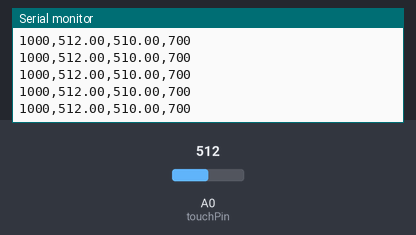
A sketch run on a simulated Arduino Uno, built with avr-gcc and run on an emulated ATmega328P. On the bench: the last lines printed to the serial monitor. The inputs (shaded band) are chosen by the test bench; at power-on: A0 (touchPin) = 512.

Above: at 1.2 s.
1.3 s: A0 (touchPin) set to 990
At 2.2 s:
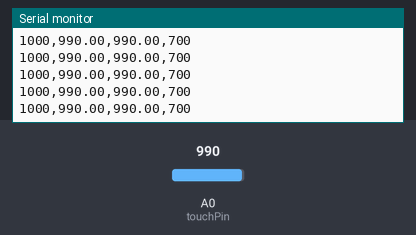
2.8 s: A0 (touchPin) set to 1000
At 3.6 s:
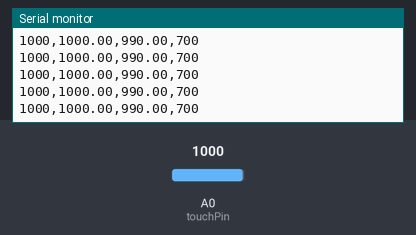
Timing chart, 0 to 5.2 s (numbered marks = the images above; inputs shaded):
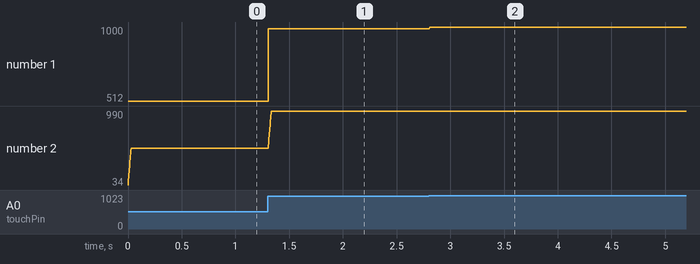

Measured:
- after the input at 1.3 s, the serial monitor: prints a new line at once (image 1)
- after the input at 2.8 s, the serial monitor: prints a new line at once (image 2)
- plotted number 1: 512 → 990 after the input at 1.3 s
- plotted number 2: 510 → 990 after the input at 1.3 s

The sketch:

d_receiver.ino
```cpp
#include "cppQueue.h"

#define SLIDING_WINDOW_SIZE 15
#define thresh 10

float runningMean = 0;
int spikeCounter = 0;
int touchPin = A0;
long lastTime = 0;

cppQueue queue(sizeof(int), SLIDING_WINDOW_SIZE, FIFO);

// Tracking history from the sliding window
bool recording = false;
int howManyZeros = 0;
const int histLen = 400;
int histIndex = 0;
int pastSec[histLen];

void setup() {
  Serial.begin(115200);
  pinMode(touchPin, INPUT);

  clearArray(pastSec);
}

void loop() {
  int touchVal = analogRead(touchPin);

////////////////// Only start recording if we get a spike
  if (touchVal > thresh*5 && !recording){
    recording = true;
    histIndex = 0;
    clearArray(pastSec);
  } else if (histIndex == histLen){
    recording = false;
    // Run array reducing and classification here.
//    printArray(pastSec);
  }

/////////////// Recording values after spike
  if (recording){
    // Collect values and filters/features
    if (queue.isFull()) {
      int oldVal;
      queue.pop(&oldVal);
      runningMean -= oldVal / SLIDING_WINDOW_SIZE;
      spikeCounter -= (oldVal > thresh);
    }

    queue.push(&touchVal);
    runningMean += touchVal / SLIDING_WINDOW_SIZE;
    spikeCounter += (touchVal > thresh);

    // accumulate into history
    pastSec[histIndex] = spikeCounter > 2;
    histIndex += 1;

    plotData(touchVal, runningMean, spikeCounter);
  }

}

void plotData(float val1, float val2, float val3) {
  Serial.print("1000,");
  Serial.print(val1);
  Serial.print(",");
  Serial.print(val2);
//  Serial.print(",");
//  Serial.print((val3 > 2)*700);
  Serial.print(",");
  Serial.print((val3 > 3)*700);
//  Serial.print(",");
//  Serial.print((val3 > 4)*700);
  Serial.println();
}

void clearArray(int arr[]){
    for (int i = 0; i < sizeof(arr)/sizeof(arr[0]); i++){
        arr[i] = -1;
    }
}

void printArray(int arr[]){
    for (int i = 0; i < sizeof(arr)/sizeof(arr[0]); i++){
        Serial.print(arr[i]);
        Serial.print(",");

        if ( i%200 == 0){
            Serial.println();
        }
    }
}
```

cppQueue.cpp
```cpp
// (licence header left out)
/****************************************************************/
#include <string.h>
#include <stdlib.h>

#include "cppQueue.h"
/****************************************************************/


/*!	\brief Increment index
**	\details Increment buffer index \b pIdx rolling back to \b start when limit \b end is reached
**	\param [in,out] pIdx - pointer to index value
**	\param [in] end - counter upper limit value
**	\param [in] start - counter lower limit value
**/
static inline void __attribute__((nonnull, always_inline)) inc_idx(uint16_t * const pIdx, const uint16_t end, const uint16_t start)
{
	if (*pIdx < end - 1)	{ (*pIdx)++; }
	else					{ *pIdx = start; }
}

/*!	\brief Decrement index
**	\details Decrement buffer index \b pIdx rolling back to \b end when limit \b start is reached
**	\param [in,out] pIdx - pointer to index value
**	\param [in] end - counter upper limit value
**	\param [in] start - counter lower limit value
**/
static inline void __attribute__((nonnull, always_inline)) dec_idx(uint16_t * const pIdx, const uint16_t end, const uint16_t start)
{
	if (*pIdx > start)		{ (*pIdx)--; }
	else					{ *pIdx = end - 1; }
}


cppQueue::cppQueue(const uint16_t size_rec, const uint16_t nb_recs, const cppQueueType type, const bool overwrite)
{
	const uint32_t size = nb_recs * size_rec;

	rec_nb = nb_recs;
	rec_sz = size_rec;
	impl = type;
	ovw = overwrite;

	init = 0;

	//if (queue)	{ free(queue); }	// Free existing data (if any)
	queue = (uint8_t *) malloc(size);

	if (queue == NULL)	{ queue_sz = 0; return; }	// Return here if cppQueue not allocated
	else				{ queue_sz = size; }

	init = QUEUE_INITIALIZED;
	flush();
}

cppQueue::~cppQueue()
{
	if (init == QUEUE_INITIALIZED)	free(queue);
}


void cppQueue::flush(void)
{
	in = 0;
	out = 0;
	cnt = 0;
}


bool __attribute__((nonnull)) cppQueue::push(const void * const record)
{
	if ((!ovw) && isFull())	{ return false; }

	uint8_t * const pStart = queue + (rec_sz * in);
	memcpy(pStart, record, rec_sz);

	inc_idx(&in, rec_nb, 0);

	if (!isFull())	{ cnt++; }	// Increase records count
	else if (ovw)				// cppQueue is full and overwrite is allowed
	{
		if (impl == FIFO)			{ inc_idx(&out, rec_nb, 0); }	// as oldest record is overwritten, increment out
		//else if (impl == LIFO)	{}								// Nothing to do in this case
	}

	return true;
}

bool __attribute__((nonnull)) cppQueue::pop(void * const record)
{
	const uint8_t * pStart;

	if (isEmpty())	{ return false; }	// No more records

	if (impl == FIFO)
	{
		pStart = queue + (rec_sz * out);
		inc_idx(&out, rec_nb, 0);
	}
	else if (impl == LIFO)
	{
		dec_idx(&in, rec_nb, 0);
		pStart = queue + (rec_sz * in);
	}
	else	{ return false; }

	memcpy(record, pStart, rec_sz);
	cnt--;	// Decrease records count
	return true;
}


bool __attribute__((nonnull)) cppQueue::peek(void * const record)
{
	const uint8_t *	pStart;

	if (isEmpty())	{ return false; }	// No more records

	if (impl == FIFO)
	{
		pStart = queue + (rec_sz * out);
		// No change on out var as it's just a peek
	}
	else if (impl == LIFO)
	{
		uint16_t rec = in;	// Temporary var for peek (no change on in with dec_idx)
		dec_idx(&rec, rec_nb, 0);
		pStart = queue + (rec_sz * rec);
	}
	else	{ return false; }

	memcpy(record, pStart, rec_sz);
	return true;
}


bool cppQueue::drop(void)
{
	if (isEmpty())			{ return false; }	// No more records

	if (impl == FIFO)		{ inc_idx(&out, rec_nb, 0); }
	else if (impl == LIFO)	{ dec_idx(&in, rec_nb, 0); }
	else					{ return false; }

	cnt--;	// Decrease records count
	return true;
}


bool cppQueue::peekIdx(void * const record, const uint16_t idx)
{
	const uint8_t * pStart;

	if (idx + 1 > getCount())	{ return false; }	// Index out of range

	if (impl == FIFO)
	{
		pStart = queue + (rec_sz * ((out + idx) % rec_nb));
	}
	else if (impl == LIFO)
	{
		pStart = queue + (rec_sz * idx);
	}
	else	{ return false; }

	memcpy(record, pStart, rec_sz);
	return true;
}
```

cppQueue.h
```cpp
// (licence header left out)
/****************************************************************/
#ifndef __CPPQUEUE_H
	#define __CPPQUEUE_H

#include <inttypes.h>
/****************************************************************/


#define QUEUE_INITIALIZED	0x5AA5		//!< cppQueue initialized control value


/*!\enum enumcppQueueType
** \brief cppQueue behavior enumeration (FIFO, LIFO)
**/
typedef enum enumcppQueueType {
	FIFO = 0,	//!< First In First Out behavior
	LIFO = 1	//!< Last In First Out behavior
} cppQueueType;


/*!	\class cppQueue
**	\brief Class containing the required methods for handling the queue
**/
class cppQueue
{
private:
	cppQueueType	impl;		//!< cppQueue implementation: FIFO LIFO
	bool			ovw;		//!< Overwrite previous records when queue is full allowed
	uint16_t		rec_nb;		//!< number of records in the queue
	uint16_t		rec_sz;		//!< Size of a record
	uint32_t		queue_sz;	//!< Size of the full queue
	uint8_t *		queue;		//!< cppQueue start pointer (when allocated)

	uint16_t		in;			//!< number of records pushed into the queue
	uint16_t		out;		//!< number of records pulled from the queue (only for FIFO)
	uint16_t		cnt;		//!< number of records not retrieved from the queue
	uint16_t		init;		//!< set to QUEUE_INITIALIZED after successful init of the queue, 0 otherwise
public:
	/*!	\brief cppQueue constructor
	**	\param [in] size_rec - size of a record in the queue
	**	\param [in] nb_recs - number of records in the queue
	**	\param [in] type - cppQueue implementation type: FIFO, LIFO
	**	\param [in] overwrite - Overwrite previous records when queue is full
	**	\return nothing
	**/
	cppQueue(const uint16_t size_rec, const uint16_t nb_recs=20, const cppQueueType type=FIFO, const bool overwrite=false);

	/*!	\brief cppQueue destructor: release dynamically allocated queue
	**/
	~cppQueue();

	/*!	\brief Flush queue, restarting from empty queue
	**/
	void flush(void);

	/*!	\brief Clean queue, restarting from empty queue
	**	\deprecated clean was already used in cppQueue lib, alias is made to keep compatibility with earlier versions
	**/
	inline void clean(void) __attribute__((always_inline)) {
		flush(); }

	/*!	\brief get initialization state of the queue
	**	\return cppQueue initialization status
	**	\retval true if queue is allocated
	**	\retval false is queue is not allocated
	**/
	inline bool isInitialized(void) __attribute__((always_inline)) {
		return (init == QUEUE_INITIALIZED) ? true : false; }

	/*!	\brief get emptiness state of the queue
	**	\return cppQueue emptiness status
	**	\retval true if queue is empty
	**	\retval false is not empty
	**/
	inline bool isEmpty(void) __attribute__((always_inline)) {
		return (!cnt) ? true : false; }

	/*!	\brief get fullness state of the queue
	**	\return cppQueue fullness status
	**	\retval true if queue is full
	**	\retval false is not full
	**/
	inline bool isFull(void) __attribute__((always_inline)) {
		return (cnt == rec_nb) ? true : false; }

	/*!	\brief get size of queue
	**	\remark Size in bytes (like sizeof)
	**	\return Size of queue in bytes
	**/
	inline uint32_t sizeOf(void) __attribute__((always_inline)) {
		return queue_sz; }

	/*!	\brief get number of records in the queue
	**	\return Number of records stored in the queue
	**/
	inline uint16_t getCount(void) __attribute__((always_inline)) {
		return cnt; }

	/*!	\brief get number of records in the queue (same as getCount)
	**	\deprecated nbRecs was already used in cppQueue lib, alias is made to keep compatibility with earlier versions
	**	\return Number of records stored in the queue
	**/
	inline uint16_t nbRecs(void) __attribute__((always_inline)) {
		return getCount(); }

	/*!	\brief get number of records left in the queue
	**	\return Number of records left in the queue
	**/
	inline uint16_t getRemainingCount(void) __attribute__((always_inline)) {
		return rec_nb - cnt; }

	/*!	\brief Push record to queue
	**	\param [in] record - pointer to record to be pushed into queue
	**	\return Push status
	**	\retval true if successfully pushed into queue
	**	\retval false if queue is full
	**/
	bool push(const void * const record) __attribute__((nonnull));

	/*!	\brief Pop record from queue
	**	\warning If using push, pop, peek, drop, peekItem and/or peekPrevious in both interrupts and main application,
	**				you shall disable interrupts in main application when using these functions
	**	\param [in,out] record - pointer to record to be popped from queue
	**	\return Pop status
	**	\retval true if successfully popped from queue
	**	\retval false if queue is empty
	**/
	bool pop(void * const record) __attribute__((nonnull));

	/*!	\brief Pull record from queue (same as pop)
	**	\warning If using push, pop, peek, drop, peekItem and/or peekPrevious in both interrupts and main application,
	**				you shall disable interrupts in main application when using these functions
	**	\deprecated pull was already used in cppQueue lib, alias is made to keep compatibility with earlier versions
	**	\param [in,out] record - pointer to record to be pulled from queue
	**	\return Pull status
	**	\retval true if successfully pulled from queue
	**	\retval false if queue is empty
	**/
	inline bool pull(void * const record) __attribute__((nonnull,always_inline)) {
		return pop(record); }

	/*!	\brief Peek record from queue
	**	\warning If using push, pop, peek, drop, peekItem and/or peekPrevious in both interrupts and main application,
	**				you shall disable interrupts in main application when using these functions
	**	\note This function is most likely to be used in conjunction with drop
	**	\param [in,out] record - pointer to record to be peeked from queue
	**	\return Peek status
	**	\retval true if successfully peeked from queue
	**	\retval false if queue is empty
	**/
	bool peek(void * const record) __attribute__((nonnull));

	/*!	\brief Drop current record from queue
	**	\warning If using push, pop, peek, drop, peekItem and/or peekPrevious in both interrupts and main application,
	**				you shall disable interrupts in main application when using these functions
	**	\note This method is most likely to be used in conjunction with peek
	**	\return drop status
	**	\retval true if successfully dropped from queue
	**	\retval false if queue is empty
	**/
	bool drop(void);

	/*!	\brief Peek record at index from queue
	**	\warning If using push, pop, peek, drop, peekItem and/or peekPrevious in both interrupts and main application,
	**				you shall disable interrupts in main application when using these functions
	**	\note This function is only useful if searching for a duplicate record and shouldn't be used in conjunction with drop
	**	\param [in,out] record - pointer to record to be peeked from queue
	**	\param [in] idx - index of the record to pick
	**	\return Peek status
	**	\retval true if successfully peeked from queue
	**	\retval false if index is out of range
	**/
	bool peekIdx(void * const record, const uint16_t idx) __attribute__((nonnull));

	/*!	\brief Peek previous record from queue
	**	\warning If using push, pop, peek, drop, peekItem and/or peekPrevious in both interrupts and main application,
	**				you shall disable interrupts in main application when using these functions
	**	\note This inline is only useful with FIFO implementation, use peek instead with a LIFO (will lead to the same result)
	**	\param [in,out] record - pointer to record to be peeked from queue
	**	\return Peek status
	**	\retval true if successfully peeked from queue
	**	\retval false if queue is empty
	**/
	inline bool peekPrevious(void * const record) __attribute__((nonnull,always_inline)) {
		const uint16_t idx = getCount() - 1;	// No worry about count - 1 when queue is empty, test is done by peekIdx
		return peekIdx(record, idx); }
};

#endif /* __CPPQUEUE_H */
```
